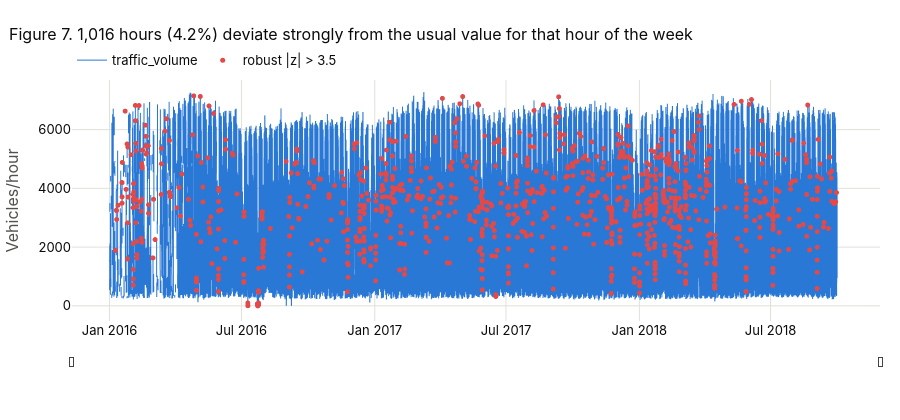

Notebook source saved alongside this figure:
### Markdown cell above
**Observation.** 10 hours (two winter nights in 2014) report exactly 0 K, and one hour in July 2016 reports 9,831 mm of rain, about 30 times the world record for one hour; the next largest value is 56 mm. These are **sensor errors**, not weather, so `VALID_RANGES` turns them into `NaN` and section 6.1 interpolates them like missing hours. Extreme values of the *target* are a different matter (4.5).

### 4.5 Outliers of the target: robust z-score

A global z-score fails on seasonal data (night values look like outliers next to daytime values). So:
1. remove the **seasonal profile**: the median of all steps at the same position in the longest cycle (same hour of the week) → residual $r_t$;
2. compute a **robust** z-score in a rolling window of one cycle: $z_t = \dfrac{r_t - \text{median}(r)}{1.4826 \cdot \text{MAD}(r)}$. Median and MAD are not pulled by the outliers themselves (a rolling mean/std would be, see question 5.9); the constant 1.4826 puts the MAD on the scale of a standard deviation;
3. flag $|z_t| > 3.5$ (Iglewicz–Hoaglin threshold).

The check runs on the study window. Flagged values are **kept** if they are real events (holiday, storm, closure) and only used to analyse errors in section 8.5.

### Code cell
Z_THRESHOLD = 3.5
P = max(SEASONAL_PERIODS)
y_reg = regular.loc[WINDOW_START:WINDOW_END, TARGET]
position = pd.Series(np.arange(len(y_reg)) % P, index=y_reg.index)     # position inside the longest cycle
profile = y_reg.groupby(position).transform("median")                  # usual value at that position
resid = y_reg - profile
window = resid.rolling(P, center=True, min_periods=P // 2)
mad = window.apply(lambda a: np.nanmedian(np.abs(a - np.nanmedian(a))), raw=True)
z_robust = (resid - window.median()) / (1.4826 * mad)
is_outlier = z_robust.abs() > Z_THRESHOLD

print(f"Outliers: {int(is_outlier.sum()):,} steps ({is_outlier.mean():.2%})")
fig = go.Figure()
fig.add_trace(go.Scattergl(x=y_reg.index, y=y_reg.values, mode="lines", line=dict(color=BLUE, width=1), name=TARGET))
fig.add_trace(go.Scattergl(x=y_reg.index[is_outlier.to_numpy()], y=y_reg[is_outlier], mode="markers",
                           name="robust |z| > 3.5", marker=dict(color=RED, size=5)))
show_fig(fig, f"{int(is_outlier.sum()):,} hours ({is_outlier.mean():.1%}) deviate strongly from the usual value "
              "for that hour of the week", height=420, yaxis_title="Vehicles/hour",
         xaxis=dict(rangeslider=dict(visible=True, thickness=0.06)))

### Figure 1 — Plotly figure (JSON) as saved in the notebook; plotly's stock layout.template omitted (floating-point values rounded to 4 significant figures; data arrays with more than 128 entries replaced by an {"elided": "..."} marker saying what was removed)
{"data": [{"line": {"color": "#2a78d6", "width": 1}, "mode": "lines", "name": "traffic_volume", "type": "scattergl", "x": {"elided": "24096 str values"}, "y": {"elided": "24096 float values"}}, {"marker": {"color": "#e34948", "size": 5}, "mode": "markers", "name": "robust |z| > 3.5", "type": "scattergl", "x": {"elided": "1016 str values"}, "y": {"elided": "1016 float values"}}], "layout": {"height": 420, "title": {"text": "Figure 7. 1,016 hours (4.2%) deviate strongly from the usual value for that hour of the week"}, "xaxis": {"rangeslider": {"thickness": 0.06, "visible": true}}, "yaxis": {"title": {"text": "Vehicles/hour"}}}}
